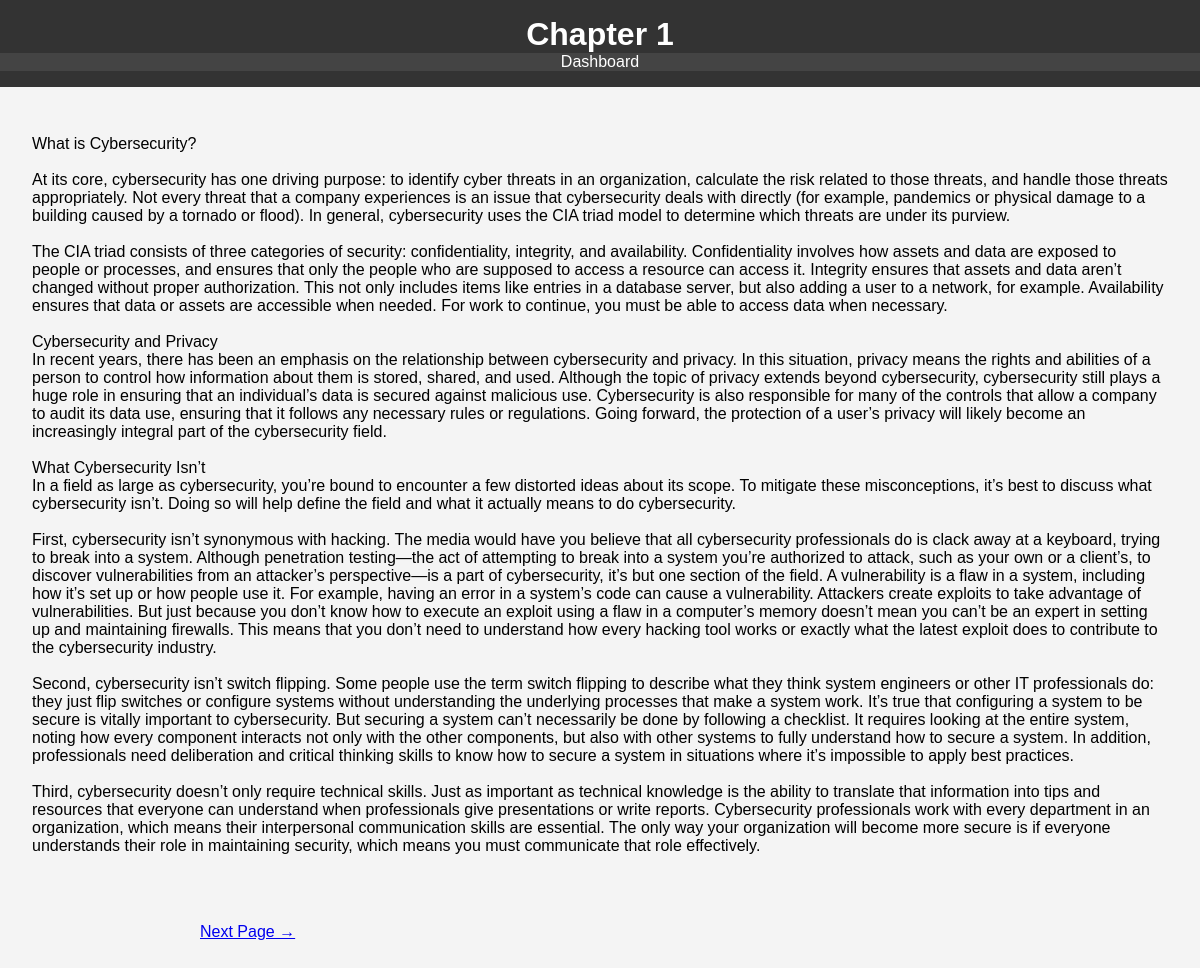
Screenshot of /view_chapter.php?id=13 (signed in) with the database file from the repository.
### tables this page shows
CREATE TABLE `chapters` (
  `chapterID` int(11) NOT NULL,
  `courseID` int(11) DEFAULT NULL,
  `chapterName` varchar(255) NOT NULL,
  `path` varchar(255) NOT NULL,
  `uploaded_at` timestamp NOT NULL DEFAULT current_timestamp()
);

### view_chapter.php (the view, shortened to what this page needs)
<?php
include_once 'databasecon.php';
$chapterID = isset($_GET['id']) ? (int)$_GET['id'] : 0;
$currentPage = isset($_GET['page']) ? (int)$_GET['page'] : 1;
$stmt = $conn->prepare("SELECT chapterName, path, courseID FROM chapters WHERE chapterID = ?");
$stmt->bind_param("i", $chapterID);
$stmt->execute();
$stmt->bind_result($chapterName, $filePath, $courseID);
$stmt = $conn->prepare("SELECT COUNT(*) FROM chapter_pages WHERE chapterID = ?");
$stmt->bind_param("i", $chapterID);
$stmt->execute();
$stmt->bind_result($totalPages);
$totalPages += 1;
$content = '';
$title = '';
if ($currentPage == 1) {
    $content = file_get_contents($filePath);
    $title = $chapterName;
}
?>
<html lang="en">
<head>
    <link rel="stylesheet" href="style2.css">
</head>
<body>
    <header>
        <h1><?php echo htmlspecialchars($title); ?></h1>
		<nav>
            <ul>
                <li><a href="dashboard.php">Dashboard</a></li>
            </ul>
        </nav>
    </header>
    <main>
        <section id="chapter-content">
            <p><?php echo nl2br(htmlspecialchars($content)); ?></p>
        </section>
        <section id="navigation">
            <?php if ($currentPage < $totalPages): ?>
                <a href="view_chapter.php?id=<?php echo $chapterID; ?>&page=<?php echo $currentPage + 1; ?>" class="next-page">Next Page &#8594;</a>
            <?php endif; ?>
        </section>
    </main>
</body>
</html>

### style2.css (style rules this page uses)
body { font-family: Arial, sans-serif; margin: 0; padding: 0; background-color: #f4f4f4; }
header { background-color: #333; color: #fff; padding: 1rem 0; text-align: center; }
header h1 { margin: 0; }
nav ul { list-style: none; padding: 0; display: flex; justify-content: center; background-color: #444; margin: 0; }
nav ul li { margin: 0 1rem; }
nav ul li a { color: #fff; text-decoration: none; }
main { padding: 2rem; display: flex; flex-direction: column; align-items: center; }
section { margin-bottom: 2rem; }
ul { list-style: none; padding: 0; }
ul li { margin-bottom: 0.5rem; }
ul li a { text-decoration: none; color: #333; }
#navigation { display: flex; justify-content: space-between; width: 100%; max-width: 800px; margin-top: 20px; }

### rows the page displays
chapters: chapterName "Chapter 1", path "What is Cybersecurity? At its core, cybersecurity has one driving purpose: to identify cyber threats in an organization, calculate the risk related to those threats, and handle those threats appropriately. Not every threat that a company experiences is an issue that cybersecurity deals with directly (for example, pandemics or physical damage to a building caused by a tornado or flood). In general, cybersecurity uses the CIA triad model to determine which threats are under its purview. The CIA triad consists of three categories of security: confidentiality, integrity, and availability. Confidentiality involves how assets and data are exposed to people or processes, and ensures that only the…"
